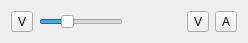
<ui version="4.0" >
 <class>TimelineButtons_UI</class>
 <widget class="QWidget" name="TimelineButtons_UI" >
  <property name="geometry" >
   <rect>
    <x>0</x>
    <y>0</y>
    <width>248</width>
    <height>36</height>
   </rect>
  </property>
  <layout class="QGridLayout" name="gridLayout" >
   <item row="0" column="0" >
    <widget class="QToolButton" name="buttonFitZoom" >
     <property name="text" >
      <string>V</string>
     </property>
    </widget>
   </item>
   <item row="0" column="1" >
    <widget class="QSlider" name="zoom_slider" >
     <property name="minimumSize" >
      <size>
       <width>70</width>
       <height>0</height>
      </size>
     </property>
     <property name="maximumSize" >
      <size>
       <width>100</width>
       <height>16777215</height>
      </size>
     </property>
     <property name="maximum" >
      <number>13</number>
     </property>
     <property name="pageStep" >
      <number>1</number>
     </property>
     <property name="value" >
      <number>4</number>
     </property>
     <property name="orientation" >
      <enum>Qt::Horizontal</enum>
     </property>
    </widget>
   </item>
   <item row="0" column="2" >
    <spacer name="horizontalSpacer" >
     <property name="orientation" >
      <enum>Qt::Horizontal</enum>
     </property>
     <property name="sizeHint" stdset="0" >
      <size>
       <width>13</width>
       <height>20</height>
      </size>
     </property>
    </spacer>
   </item>
   <item row="0" column="3" >
    <widget class="QToolButton" name="buttonVideo" >
     <property name="text" >
      <string>V</string>
     </property>
    </widget>
   </item>
   <item row="0" column="4" >
    <widget class="QToolButton" name="buttonAudio" >
     <property name="text" >
      <string>A</string>
     </property>
    </widget>
   </item>
  </layout>
 </widget>
 <resources/>
 <connections/>
</ui>
